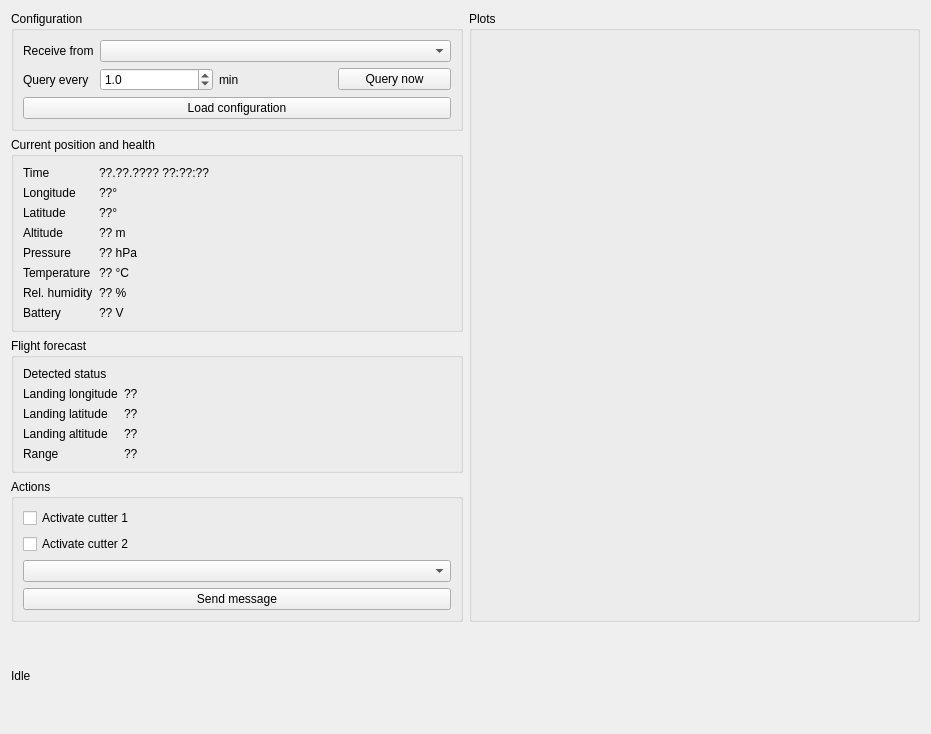
<?xml version="1.0" encoding="UTF-8"?>
<ui version="4.0">
 <class>OperatorWidget</class>
 <widget class="QWidget" name="OperatorWidget">
  <property name="geometry">
   <rect>
    <x>0</x>
    <y>0</y>
    <width>931</width>
    <height>734</height>
   </rect>
  </property>
  <property name="windowTitle">
   <string>Balloon Live Operator</string>
  </property>
  <layout class="QGridLayout" name="gridLayout">
   <item row="0" column="0">
    <layout class="QVBoxLayout" name="layout_left">
     <item>
      <widget class="QGroupBox" name="group_config">
       <property name="title">
        <string>Configuration</string>
       </property>
       <layout class="QFormLayout" name="layout_config">
        <item row="1" column="0">
         <widget class="QLabel" name="label_receive_imei">
          <property name="text">
           <string>Receive from</string>
          </property>
         </widget>
        </item>
        <item row="1" column="1">
         <widget class="QComboBox" name="combo_receive_imei"/>
        </item>
        <item row="2" column="0">
         <widget class="QLabel" name="label_query_time">
          <property name="text">
           <string>Query every</string>
          </property>
         </widget>
        </item>
        <item row="2" column="1">
         <layout class="QHBoxLayout" name="layout_query">
          <item>
           <widget class="QDoubleSpinBox" name="spin_query_time">
            <property name="decimals">
             <number>1</number>
            </property>
            <property name="maximum">
             <double>100.000000000000000</double>
            </property>
            <property name="singleStep">
             <double>0.100000000000000</double>
            </property>
            <property name="value">
             <double>1.000000000000000</double>
            </property>
           </widget>
          </item>
          <item>
           <widget class="QLabel" name="label_query_min">
            <property name="text">
             <string>min</string>
            </property>
           </widget>
          </item>
          <item>
           <widget class="QPushButton" name="button_query_now">
            <property name="text">
             <string>Query now</string>
            </property>
           </widget>
          </item>
         </layout>
        </item>
        <item row="3" column="0" colspan="2">
         <widget class="QPushButton" name="button_load_config">
          <property name="text">
           <string>Load configuration</string>
          </property>
         </widget>
        </item>
       </layout>
      </widget>
     </item>
     <item>
      <widget class="QGroupBox" name="group_cur_pos">
       <property name="title">
        <string>Current position and health</string>
       </property>
       <layout class="QFormLayout" name="layout_cur_pos">
        <item row="0" column="0">
         <widget class="QLabel" name="label_cur_datetime">
          <property name="text">
           <string>Time</string>
          </property>
         </widget>
        </item>
        <item row="0" column="1">
         <widget class="QLabel" name="label_cur_datetime_value">
          <property name="text">
           <string>??.??.???? ??:??:??</string>
          </property>
         </widget>
        </item>
        <item row="1" column="0">
         <widget class="QLabel" name="label_cur_longitude">
          <property name="text">
           <string>Longitude</string>
          </property>
         </widget>
        </item>
        <item row="1" column="1">
         <widget class="QLabel" name="label_cur_longitude_value">
          <property name="text">
           <string>??°</string>
          </property>
         </widget>
        </item>
        <item row="2" column="0">
         <widget class="QLabel" name="label_cur_latitude">
          <property name="text">
           <string>Latitude</string>
          </property>
         </widget>
        </item>
        <item row="2" column="1">
         <widget class="QLabel" name="label_cur_latitude_value">
          <property name="text">
           <string>??°</string>
          </property>
         </widget>
        </item>
        <item row="3" column="0">
         <widget class="QLabel" name="label_cur_altitude">
          <property name="text">
           <string>Altitude</string>
          </property>
         </widget>
        </item>
        <item row="3" column="1">
         <widget class="QLabel" name="label_cur_altitude_value">
          <property name="text">
           <string>?? m</string>
          </property>
         </widget>
        </item>
        <item row="4" column="0">
         <widget class="QLabel" name="label_cur_pressure">
          <property name="text">
           <string>Pressure</string>
          </property>
         </widget>
        </item>
        <item row="4" column="1">
         <widget class="QLabel" name="label_cur_pressure_value">
          <property name="text">
           <string>?? hPa</string>
          </property>
         </widget>
        </item>
        <item row="7" column="0">
         <widget class="QLabel" name="label_cur_battery">
          <property name="text">
           <string>Battery</string>
          </property>
         </widget>
        </item>
        <item row="7" column="1">
         <widget class="QLabel" name="label_cur_battery_value">
          <property name="text">
           <string>?? V</string>
          </property>
         </widget>
        </item>
        <item row="5" column="0">
         <widget class="QLabel" name="label_cur_temperature">
          <property name="text">
           <string>Temperature</string>
          </property>
         </widget>
        </item>
        <item row="5" column="1">
         <widget class="QLabel" name="label_cur_temperature_value">
          <property name="text">
           <string>?? °C</string>
          </property>
         </widget>
        </item>
        <item row="6" column="0">
         <widget class="QLabel" name="label_cur_humidity">
          <property name="text">
           <string>Rel. humidity</string>
          </property>
         </widget>
        </item>
        <item row="6" column="1">
         <widget class="QLabel" name="label_cur_humidity_value">
          <property name="text">
           <string>?? %</string>
          </property>
         </widget>
        </item>
       </layout>
      </widget>
     </item>
     <item>
      <widget class="QGroupBox" name="group_landing_point">
       <property name="title">
        <string>Flight forecast</string>
       </property>
       <layout class="QFormLayout" name="layout_landing">
        <item row="1" column="0">
         <widget class="QLabel" name="label_landing_longitude">
          <property name="text">
           <string>Landing longitude</string>
          </property>
         </widget>
        </item>
        <item row="2" column="0">
         <widget class="QLabel" name="label_landing_latitude">
          <property name="text">
           <string>Landing latitude</string>
          </property>
         </widget>
        </item>
        <item row="4" column="0">
         <widget class="QLabel" name="label_range">
          <property name="text">
           <string>Range</string>
          </property>
         </widget>
        </item>
        <item row="3" column="0">
         <widget class="QLabel" name="label_landing_altitude">
          <property name="text">
           <string>Landing altitude</string>
          </property>
         </widget>
        </item>
        <item row="1" column="1">
         <widget class="QLabel" name="label_landing_longitude_value">
          <property name="text">
           <string>??</string>
          </property>
         </widget>
        </item>
        <item row="2" column="1">
         <widget class="QLabel" name="label_landing_latitude_value">
          <property name="text">
           <string>??</string>
          </property>
         </widget>
        </item>
        <item row="3" column="1">
         <widget class="QLabel" name="label_landing_altitude_value">
          <property name="text">
           <string>??</string>
          </property>
         </widget>
        </item>
        <item row="4" column="1">
         <widget class="QLabel" name="label_range_value">
          <property name="text">
           <string>??</string>
          </property>
         </widget>
        </item>
        <item row="0" column="0">
         <widget class="QLabel" name="label_ascent_status">
          <property name="text">
           <string>Detected status</string>
          </property>
         </widget>
        </item>
        <item row="0" column="1">
         <widget class="QLabel" name="label_ascent_status_value">
          <property name="text">
           <string/>
          </property>
         </widget>
        </item>
       </layout>
      </widget>
     </item>
     <item>
      <widget class="QGroupBox" name="group_actions">
       <property name="title">
        <string>Actions</string>
       </property>
       <layout class="QGridLayout" name="layout_actions">
        <item row="4" column="0">
         <widget class="QPushButton" name="button_send">
          <property name="text">
           <string>Send message</string>
          </property>
         </widget>
        </item>
        <item row="1" column="0">
         <widget class="QCheckBox" name="check_cutter1">
          <property name="text">
           <string>Activate cutter 1</string>
          </property>
         </widget>
        </item>
        <item row="2" column="0">
         <widget class="QCheckBox" name="check_cutter2">
          <property name="text">
           <string>Activate cutter 2</string>
          </property>
         </widget>
        </item>
        <item row="3" column="0">
         <widget class="QComboBox" name="combo_iridium"/>
        </item>
       </layout>
      </widget>
     </item>
    </layout>
   </item>
   <item row="0" column="1">
    <widget class="QGroupBox" name="group_plots">
     <property name="title">
      <string>Plots</string>
     </property>
     <layout class="QVBoxLayout" name="layout_plots">
      <item>
       <widget class="GuiFigureCanvas" name="mpl_canvas" native="true"/>
      </item>
     </layout>
    </widget>
   </item>
   <item row="1" column="0" colspan="2">
    <widget class="QLabel" name="label_status">
     <property name="text">
      <string>Idle</string>
     </property>
    </widget>
   </item>
  </layout>
 </widget>
 <customwidgets>
  <customwidget>
   <class>GuiFigureCanvas</class>
   <extends>QWidget</extends>
   <header>gui_figure_canvas</header>
   <container>1</container>
  </customwidget>
 </customwidgets>
 <tabstops>
  <tabstop>combo_receive_imei</tabstop>
  <tabstop>spin_query_time</tabstop>
  <tabstop>button_query_now</tabstop>
  <tabstop>button_load_config</tabstop>
  <tabstop>check_cutter1</tabstop>
  <tabstop>check_cutter2</tabstop>
  <tabstop>combo_iridium</tabstop>
  <tabstop>button_send</tabstop>
 </tabstops>
 <resources/>
 <connections/>
</ui>
